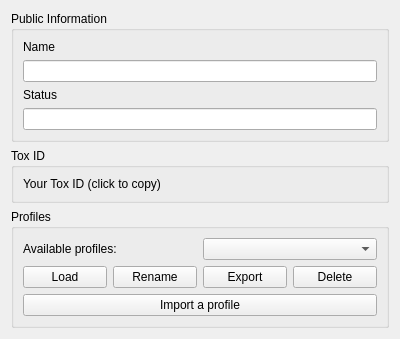
<?xml version="1.0" encoding="UTF-8"?>
<ui version="4.0">
 <class>IdentitySettings</class>
 <widget class="QWidget" name="IdentitySettings">
  <property name="geometry">
   <rect>
    <x>0</x>
    <y>0</y>
    <width>400</width>
    <height>300</height>
   </rect>
  </property>
  <property name="windowTitle">
   <string>Form</string>
  </property>
  <layout class="QVBoxLayout" name="verticalLayout">
   <item>
    <widget class="QGroupBox" name="publicGroup">
     <property name="title">
      <string>Public Information</string>
     </property>
     <layout class="QVBoxLayout" name="verticalLayout_2">
      <item>
       <widget class="QLabel" name="userNameLabel">
        <property name="text">
         <string>Name</string>
        </property>
       </widget>
      </item>
      <item>
       <widget class="QLineEdit" name="userName"/>
      </item>
      <item>
       <widget class="QLabel" name="statusMessageLabel">
        <property name="text">
         <string>Status</string>
        </property>
       </widget>
      </item>
      <item>
       <widget class="QLineEdit" name="statusMessage"/>
      </item>
     </layout>
    </widget>
   </item>
   <item>
    <widget class="QGroupBox" name="toxGroup">
     <property name="title">
      <string>Tox ID</string>
     </property>
     <layout class="QVBoxLayout" name="verticalLayout_3">
      <item>
       <widget class="CroppingLabel" name="toxIdLabel">
        <property name="text">
         <string>Your Tox ID (click to copy)</string>
        </property>
       </widget>
      </item>
     </layout>
    </widget>
   </item>
   <item>
    <widget class="QGroupBox" name="profilesGroup">
     <property name="title">
      <string>Profiles</string>
     </property>
     <layout class="QVBoxLayout" name="profilesVLayout">
      <item>
       <layout class="QHBoxLayout" name="profilesComboLayout">
        <item>
         <widget class="QLabel" name="profilesLabel">
          <property name="text">
           <string>Available profiles:</string>
          </property>
         </widget>
        </item>
        <item>
         <widget class="QComboBox" name="profiles" />
        </item>
       </layout>
      </item>
      <item>
       <layout class="QHBoxLayout" name="profilesButtonsLayout">
        <item>
         <widget class="QPushButton" name="loadButton">
          <property name="text">
           <string comment="load profile button">Load</string>
          </property>
         </widget>
        </item>
        <item>
         <widget class="QPushButton" name="renameButton">
          <property name="text">
           <string comment="rename profile button">Rename</string>
          </property>
         </widget>
        </item>
        <item>
         <widget class="QPushButton" name="exportButton">
          <property name="text">
           <string comment="export profile button">Export</string>
          </property>
         </widget>
        </item>
        <item>
         <widget class="QPushButton" name="deleteButton">
          <property name="text">
           <string comment="delete profile button">Delete</string>
          </property>
          <property name="toolTip">
           <string comment="delete profile button tooltip">This is useful to remain safe on public computers</string>
          </property>
         </widget>
        </item>
       </layout>
      </item>
      <item>
       <widget class="QPushButton" name="importButton">
        <property name="text">
         <string comment="import profile button">Import a profile</string>
        </property>
       </widget>
      </item>
     </layout>
    </widget>
   </item>
   <item>
    <spacer name="verticalSpacer">
     <property name="orientation">
      <enum>Qt::Vertical</enum>
     </property>
     <property name="sizeHint" stdset="0">
      <size>
       <width>20</width>
       <height>40</height>
      </size>
     </property>
    </spacer>
   </item>
  </layout>
 </widget>
 <customwidgets>
  <customwidget>
   <class>CroppingLabel</class>
   <extends>QLabel</extends>
   <header>widget/croppinglabel.h</header>
  </customwidget>
 </customwidgets>
 <resources/>
 <connections/>
</ui>
